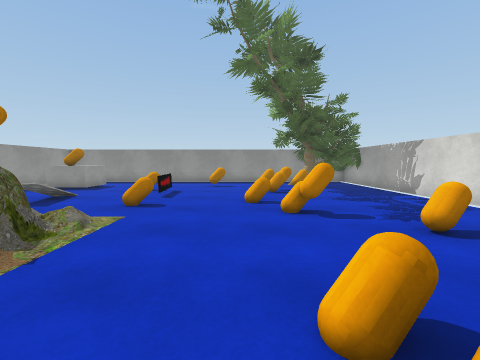
[1] (above)

15 first-person views from a walk through a Unity game level. The camera is 1.2 m above the floor, tilts 4° down and sees 90° across. The floor is counted in squares, 1 m on a side. Each view is taken from the middle of a square. On the plan, view 1 faces up. The plan holds only what a view shows up to about 12 squares ahead; the rest is blank. The player character is not drawn. Some surface patterns are stand-ins.

[2]
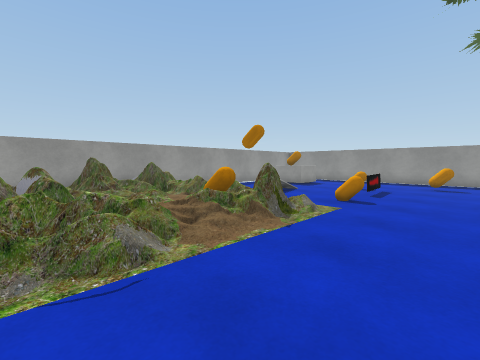

[3]
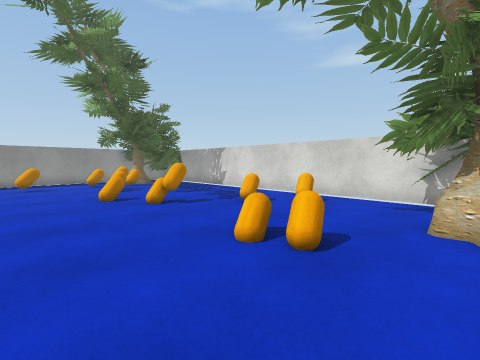

[4]
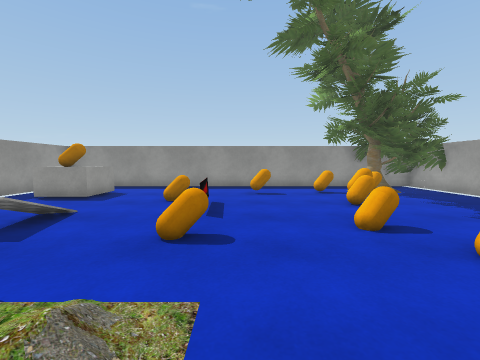

[5]
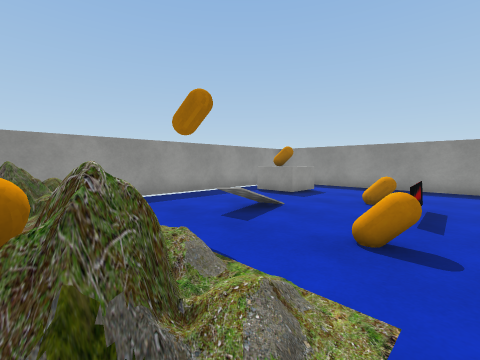

[6]
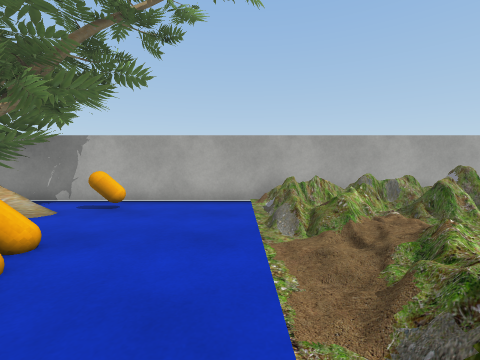

[7]
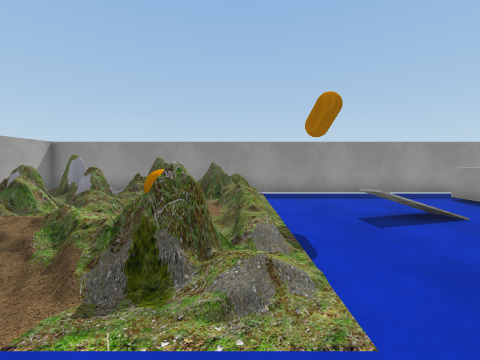

[8]
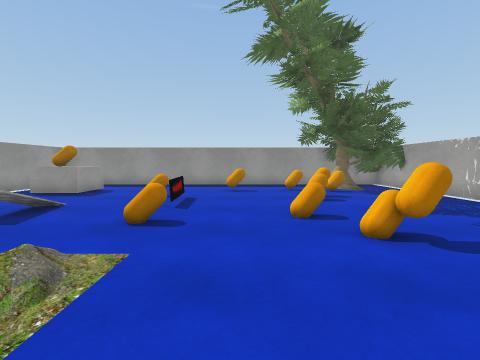

[9]
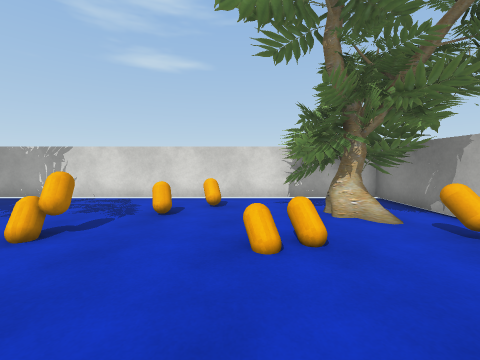

[10]
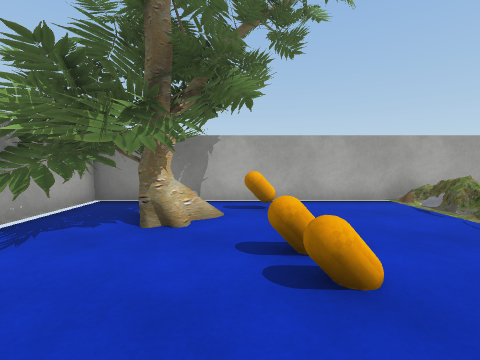

[11]
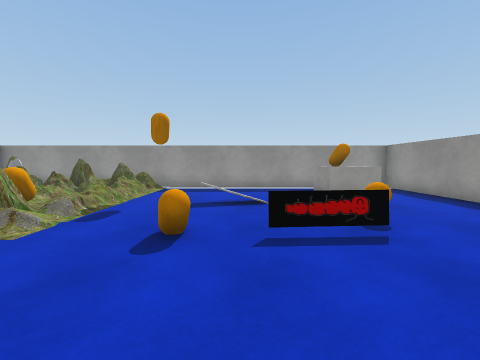

[12]
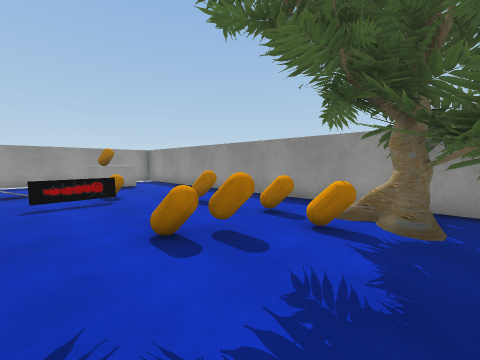

[13]
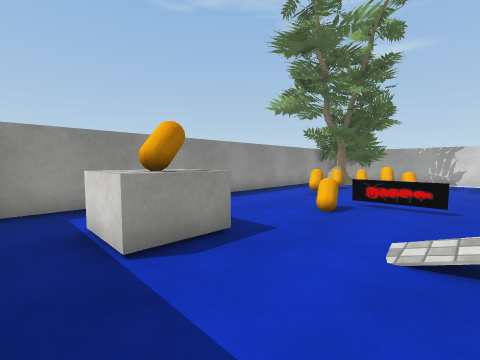

[14]
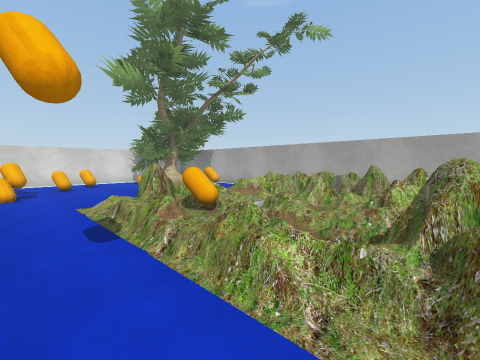

[15]
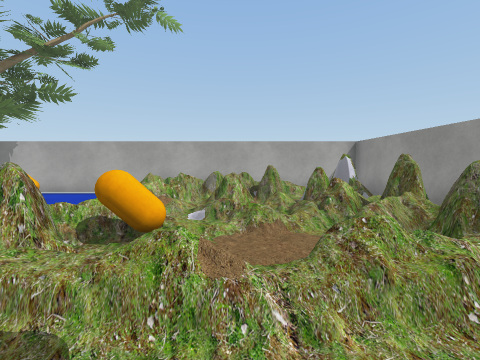

### Floor plan
Key: @ floor where view 1 was taken; # wall or solid block; . main floor; : floor 0.25 m higher than the main floor; + floor 0.5 m higher than the main floor; * floor 0.75 m higher than the main floor; / step, stairs or slope; = window, fence, low wall or low ledge; O other object.
Columns run from 11 left of view 1 to 7 right of it. Each row starts with its distance up from view 1.
 16             O
 15 ###############OOO#
 14 #.............#OOO#
 13 #.OO......O.O..OOO#
 12 #.OOO.........OOO.#
 11 #.OOO..O.....O..O.#
 10 #.......=....O....#
  9 #.......=.........#
  8 #....O............#
  7 #....=..O..O......#
  6 #...........OO....#
  5 #/.//////.........#
  4 # =#///=O......O..#
  3 # #=::OO=.......O.#
  2 # +:::://...O.....#
  1 # =*:::+/...O..#O.#
  0 # :=#=###..@..OOOOO
 -1 #:#======.....OOOO#
 -2 ###:===+=...O.OOOO#
 -3  ########......OO##
 -4   ################

Positions as (right, up) in squares from view 1, and headings:
1: (0, 0), facing up
2: (0, -1), facing up-left
3: (-2, -1), facing up-right
4: (-2, 3), facing up
5: (-2, 3), facing up-left
6: (-2, 4), facing down
7: (-1, 4), facing left
8: (-1, 2), facing up
9: (-3, 2), facing right
10: (2, 4), facing down
11: (1, 8), facing left
12: (5, 8), facing up-left
13: (-10, 8), facing up-right
14: (-9, 6), facing down-right
15: (-6, 6), facing down
